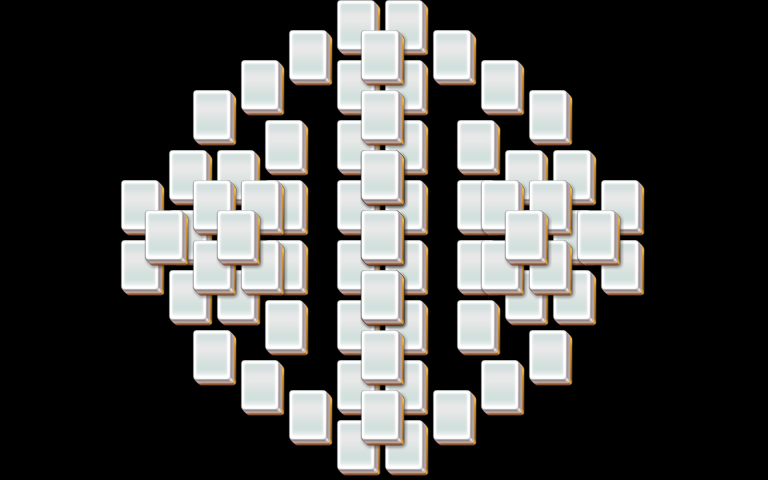

A level layout from a 2D game, rendered from its tile map. Below: a short description, then the map file with tile-grid data replaced by summaries:
An orthogonal 32x16 tile map with 24x30 px tiles, 5 tile layers (layer1, layer2, layer3, layer4, ...).

<map version="1.0" orientation="orthogonal" width="32" height="16" tilewidth="24" tileheight="30">
 <properties>
  <property name="species" value="25" />
 </properties>
 <tileset firstgid="1" name="mahjong" tilewidth="48" tileheight="60">
  <image source="mahjong.png" />
 </tileset>
 <layer name="layer1" width="32" height="16">
  <data>[512 cells, 52 non-empty, 1 distinct tile ids]</data>
 </layer>
 <layer name="layer2" width="32" height="16">
  <data>[512 cells, 52 non-empty, 1 distinct tile ids]</data>
 </layer>
 <layer name="layer3" width="32" height="16">
  <data>[512 cells, 17 non-empty, 1 distinct tile ids]</data>
 </layer>
 <layer name="layer4" width="32" height="16">
  <data>[512 cells, 5 non-empty, 1 distinct tile ids]</data>
 </layer>
 <layer name="layer5" width="32" height="16">
  <data>[512 cells, 0 non-empty, 0 distinct tile ids]</data>
 </layer>
</map>
